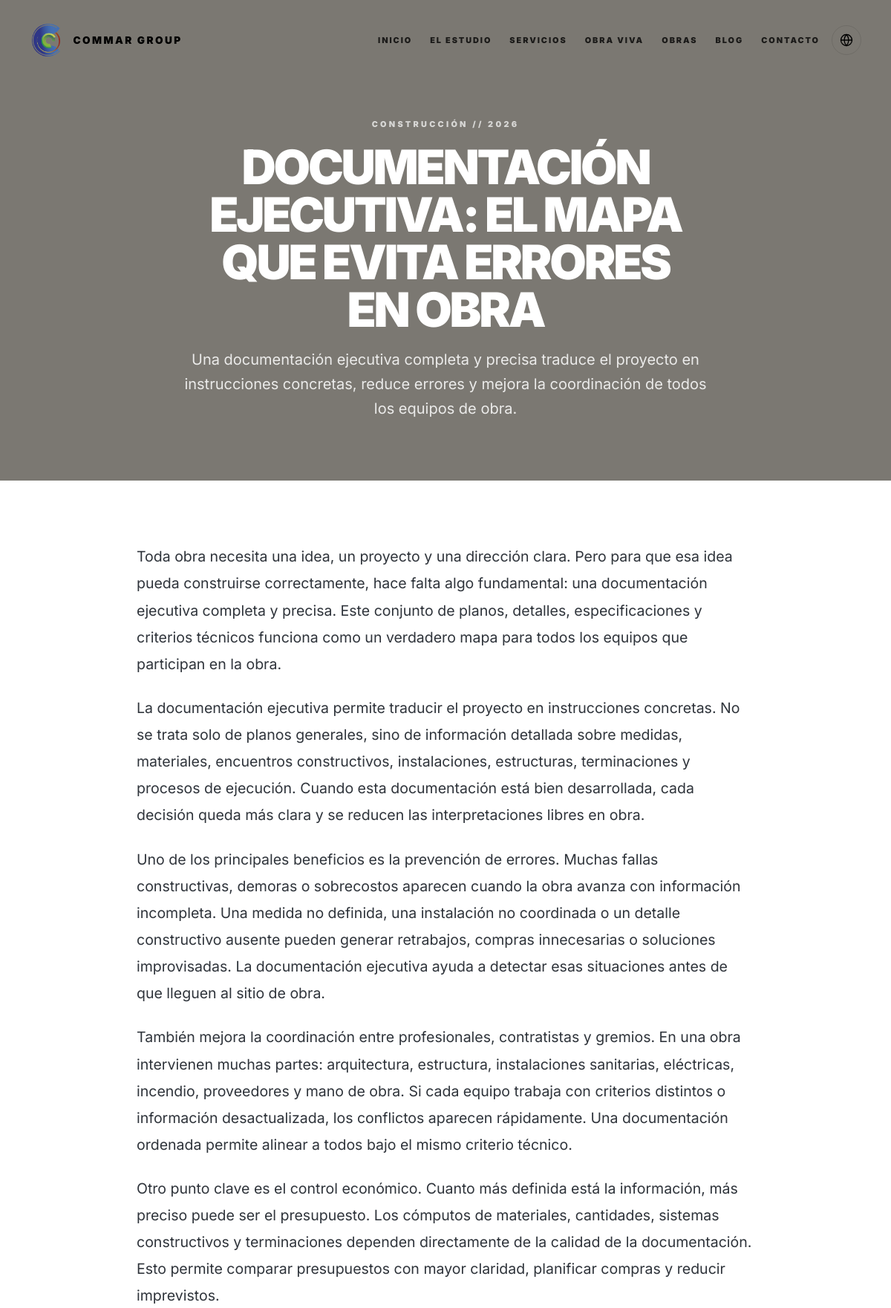
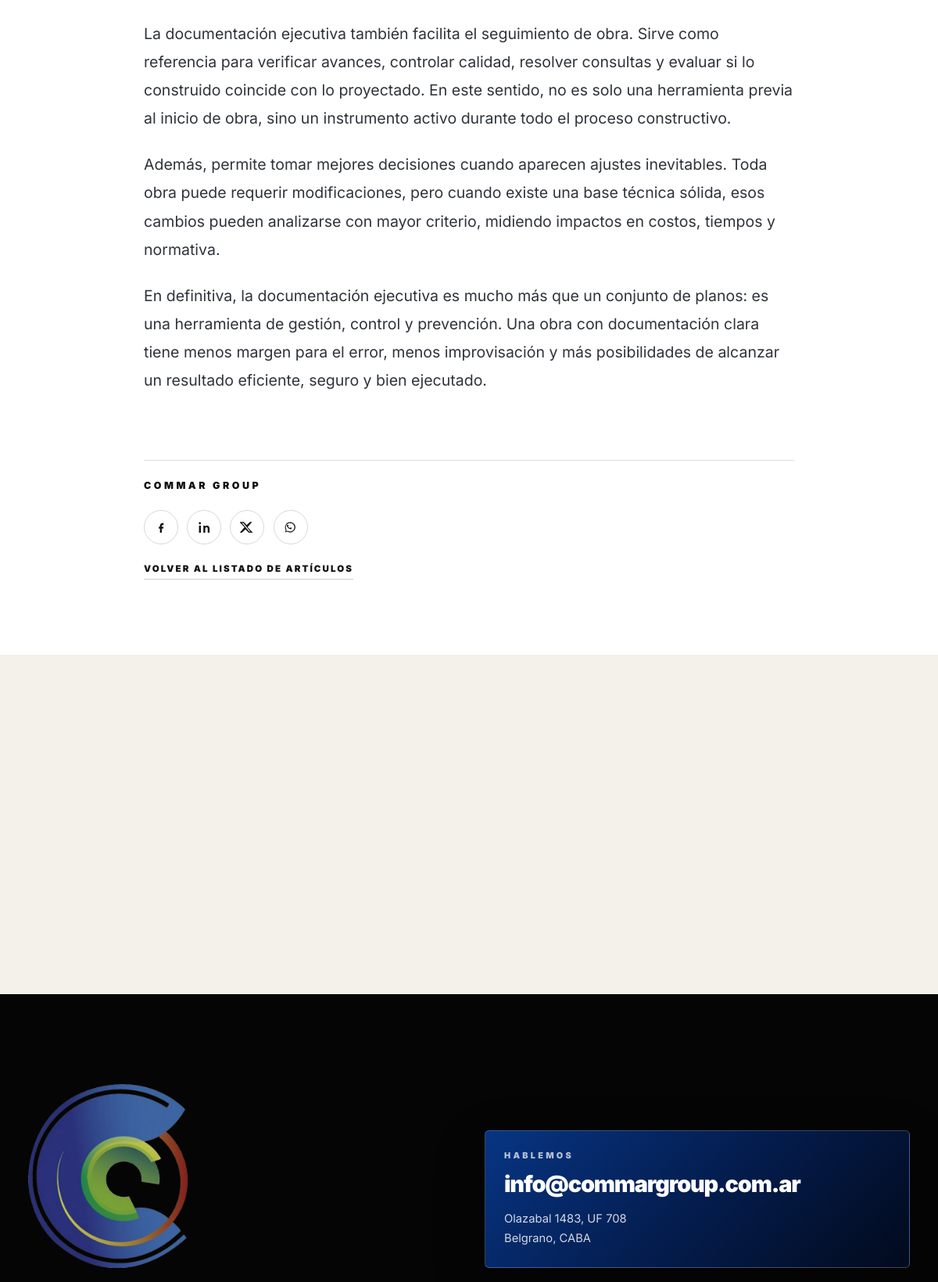
Screenshot of /articulos/documentacion-ejecutiva-el-mapa-que-evita-errores-en-obra (upper part) with the database file from the repository (2 pictures, top to bottom).
### tables this page shows
CREATE TABLE IF NOT EXISTS `commar_articles` (
    `id` INT UNSIGNED NOT NULL AUTO_INCREMENT,
    `slug` VARCHAR(180) NOT NULL,
    `title` VARCHAR(180) NOT NULL,
    `description` LONGTEXT NOT NULL,
    `category` VARCHAR(100) NOT NULL,
    `year` VARCHAR(4) NOT NULL,
    `image` VARCHAR(255) NOT NULL,
    `image_width` INT UNSIGNED NOT NULL DEFAULT 1400,
    `image_height` INT UNSIGNED NOT NULL DEFAULT 933,
    `content_html` LONGTEXT NULL,
    `content_json` LONGTEXT NOT NULL,
    `gallery_json` LONGTEXT NULL,
    `youtube_url` VARCHAR(255) NOT NULL DEFAULT '',
    `tags_json` LONGTEXT NULL,
    `status` ENUM('draft', 'published', 'deleted') NOT NULL DEFAULT 'published',
    `published_at` DATETIME NULL,
    `updated_at` DATETIME NOT NULL,
    `deleted_at` DATETIME NULL,
    PRIMARY KEY (`id`),
    UNIQUE KEY `uniq_commar_articles_slug` (`slug`),
    KEY `idx_commar_articles_status_published` (`status`, `published_at`)
);

### includes/i18n.php (called while the page is built, shortened)
<?php
if (!function_exists('commar_supported_languages')) {
    function commar_supported_languages(): array
    {
        return [
            'es' => ['label' => 'Español', 'code' => 'ES', 'locale' => 'es_AR', 'html' => 'es'],
            'en' => ['label' => 'English', 'code' => 'EN', 'locale' => 'en_US', 'html' => 'en'],
            'pt' => ['label' => 'Português', 'code' => 'PT', 'locale' => 'pt_BR', 'html' => 'pt'],
        ];
    }
}
if (!function_exists('commar_current_lang')) {
    function commar_current_lang(): string
    {
        static $lang = null;
        if ($lang !== null) {
            return $lang;
        }
        $requestedLang = strtolower((string) ($_GET['lang'] ?? $_COOKIE['commar_lang'] ?? 'es'));
        $lang = array_key_exists($requestedLang, commar_supported_languages()) ? $requestedLang : 'es';
        return $lang;
    }
}
if (!function_exists('commar_lang_attr')) {
    function commar_lang_attr(): string
    {
        return commar_supported_languages()[commar_current_lang()]['html'];
    }
}

### includes/db.php (called while the page is built, shortened)
<?php
if (!function_exists('commar_db')) {
    function commar_db(): PDO
    {
        static $pdo = null;
        if ($pdo instanceof PDO) {
            return $pdo;
        }
        $dsn = sprintf(
            'mysql:host=%s;dbname=%s;charset=%s',
            COMMAR_DB_HOST,
            COMMAR_DB_NAME,
            COMMAR_DB_CHARSET
        );
        try {
            $pdo = new PDO($dsn, COMMAR_DB_USER, COMMAR_DB_PASSWORD, [
                PDO::ATTR_ERRMODE => PDO::ERRMODE_EXCEPTION,
                PDO::ATTR_DEFAULT_FETCH_MODE => PDO::FETCH_ASSOC,
                PDO::ATTR_EMULATE_PREPARES => false,
            ]);
        } catch (PDOException $exception) {
            if ((string) $exception->getCode() !== '1049') {
                throw $exception;
            }
            $serverDsn = sprintf('mysql:host=%s;charset=%s', COMMAR_DB_HOST, COMMAR_DB_CHARSET);
            $serverPdo = new PDO($serverDsn, COMMAR_DB_USER, COMMAR_DB_PASSWORD, [
                PDO::ATTR_ERRMODE => PDO::ERRMODE_EXCEPTION,
                PDO::ATTR_DEFAULT_FETCH_MODE => PDO::FETCH_ASSOC,
                PDO::ATTR_EMULATE_PREPARES => false,
            ]);
            $serverPdo->exec('CREATE DATABASE IF NOT EXISTS `' . COMMAR_DB_NAME . '` CHARACTER SET utf8mb4 COLLATE utf8mb4_unicode_ci');
            $pdo = new PDO($dsn, COMMAR_DB_USER, COMMAR_DB_PASSWORD, [
                PDO::ATTR_ERRMODE => PDO::ERRMODE_EXCEPTION,
                PDO::ATTR_DEFAULT_FETCH_MODE => PDO::FETCH_ASSOC,
                PDO::ATTR_EMULATE_PREPARES => false,
            ]);
        }
        return $pdo;
    }
}

### includes/articles.php (called while the page is built, shortened)
<?php
require_once __DIR__ . '/site.php';
require_once __DIR__ . '/db.php';
if (!function_exists('commar_normalize_article_row')) {
    function commar_normalize_article_row(array $article): array
    {
        $content = json_decode((string) ($article['content_json'] ?? '[]'), true);
        $gallery = json_decode((string) ($article['gallery_json'] ?? '[]'), true);
        $tags = json_decode((string) ($article['tags_json'] ?? '[]'), true);
        $image = (string) $article['image'];
        return [
            'id' => (int) $article['id'],
            'slug' => (string) $article['slug'],
            'title' => (string) $article['title'],
            'description' => (string) $article['description'],
            'category' => (string) $article['category'],
            'year' => (string) $article['year'],
            'url' => commar_article_url((string) $article['slug']),
            'image' => $image,
            'image_width' => (int) ($article['image_width'] ?? 0),
            'image_height' => (int) ($article['image_height'] ?? 0),
            'display_image' => $image !== '' ? $image : 'img/logo-commar-500.png',
            'display_image_width' => $image !== '' ? (int) ($article['image_width'] ?? 1400) : 466,
            'display_image_height' => $image !== '' ? (int) ($article['image_height'] ?? 933) : 495,
            'content' => is_array($content) ? $content : [],
            'content_html' => (string) ($article['content_html'] ?? ''),
            'gallery' => is_array($gallery) ? $gallery : [],
            'youtube_url' => (string) ($article['youtube_url'] ?? ''),
            'tags' => is_array($tags) ? $tags : [],
            'status' => (string) ($article['status'] ?? 'published'),
            'published_at' => (string) ($article['published_at'] ?? ''),
            'updated_at' => (string) ($article['updated_at'] ?? ''),
            'source' => 'admin',
        ];
    }
}
if (!function_exists('commar_find_article_by_slug')) {
    function commar_find_article_by_slug(string $slug): ?array
    {
        $statement = commar_db()->prepare('SELECT * FROM commar_articles WHERE slug = :slug LIMIT 1');
        $statement->execute(['slug' => $slug]);
        $article = $statement->fetch();
        return is_array($article) ? commar_normalize_article_row($article) : null;
    }
}

### includes/site.php (called while the page is built, shortened)
<?php
require_once __DIR__ . '/i18n.php';
if (!function_exists('commar_article_url')) {
    function commar_article_url(string $slug): string
    {
        return 'articulos/' . rawurlencode($slug);
    }
}
        ?>

### articulo.php (the view, shortened to what this page needs)
<?php
require_once __DIR__ . '/includes/site.php';
require_once __DIR__ . '/includes/articles.php';
$slug = (string) ($_GET['slug'] ?? '');
$article = commar_find_article_by_slug($slug);
if (!$article || ($article['status'] ?? 'published') !== 'published') {
    http_response_code(404);
    $articleTitle = 'Artículo no encontrado';
    $articleDescription = 'El artículo solicitado no está disponible.';
} else {
    $articleTitle = $article['title'];
    $articleDescription = $article['description'];
}
?>
<!DOCTYPE html>
<html lang="<?php echo htmlspecialchars(commar_lang_attr(), ENT_QUOTES, 'UTF-8'); ?>">
<head>
    <link rel="stylesheet" href="style.css?v=20260508-1">
</head>
<body>
    <?php
    include __DIR__ . '/includes/header.php';
    ?>
    <main>
        <?php if (!$article): ?>
            <section class="article-page">
                <div class="article-body-section">
                    <div class="article-body">
                        <h1><?php echo htmlspecialchars($articleTitle, ENT_QUOTES, 'UTF-8'); ?></h1>
                        <p><?php echo htmlspecialchars($articleDescription, ENT_QUOTES, 'UTF-8'); ?></p>
                    </div>
                </div>
            </section>
        <?php else: ?>
            <article class="article-page">
                <header class="article-hero">
                    <div class="article-hero-media" aria-hidden="true">
                        <img src="<?php echo htmlspecialchars($article['image'], ENT_QUOTES, 'UTF-8'); ?>" alt="" width="<?php echo (int) ($article['image_width'] ?? 1400); ?>" height="<?php echo (int) ($article['image_height'] ?? 933); ?>" loading="eager" decoding="async" class="article-hero-image">
                        <div class="article-hero-overlay"></div>
                    </div>
                    <div class="site-shell-wide article-hero-inner">
                        <span class="article-kicker"><?php echo htmlspecialchars($article['category'], ENT_QUOTES, 'UTF-8'); ?> // <?php echo htmlspecialchars($article['year'], ENT_QUOTES, 'UTF-8'); ?></span>
                        <h1 class="article-title"><?php echo htmlspecialchars($articleTitle, ENT_QUOTES, 'UTF-8'); ?></h1>
                        <p class="article-intro"><?php echo htmlspecialchars($articleDescription, ENT_QUOTES, 'UTF-8'); ?></p>
                    </div>
                </header>
                <div class="article-body-section">
                    <div class="article-body">
                        <?php
                        $contentHtml = trim((string) ($article['content_html'] ?? ''));
                        if ($contentHtml !== '') {
                            echo commar_render_article_shortcodes($contentHtml);
                        } else {
                            foreach ($article['content'] as $paragraph) {
                                echo '<p>' . htmlspecialchars((string) $paragraph, ENT_QUOTES, 'UTF-8') . '</p>';
                            }
                        }
                        ?>
                    </div>
                </div>
                <?php
                include __DIR__ . '/includes/article-share.php';
                ?>
            </article>
        <?php endif; ?>
    </main>
    <?php include __DIR__ . '/includes/footer.php'; ?>
</body>
</html>

### rows the page displays
commar_articles: image (picture), category "CONSTRUCCIÓN", year "2026", title "DOCUMENTACIÓN EJECUTIVA: EL MAPA QUE EVITA ERRORES EN OBRA", description "Una documentación ejecutiva completa y precisa traduce el proyecto en instrucciones concretas, reduce errores y mejora la coordinación de todos los equipos de obra."

### other values shown
commar_nav_label($item['label']) "INICIO"
commar_nav_label($item['label']) "EL ESTUDIO"
commar_nav_label($item['label']) "SERVICIOS"
commar_nav_label($item['label']) "OBRA VIVA"
commar_nav_label($item['label']) "OBRAS"
commar_nav_label($item['label']) "BLOG"
commar_nav_label($item['label']) "CONTACTO"
commar_t('article.back') "VOLVER AL LISTADO DE ARTÍCULOS"
commar_t('footer.lets_talk') "HABLEMOS"
$footerEmail "info@commargroup.com.ar"
